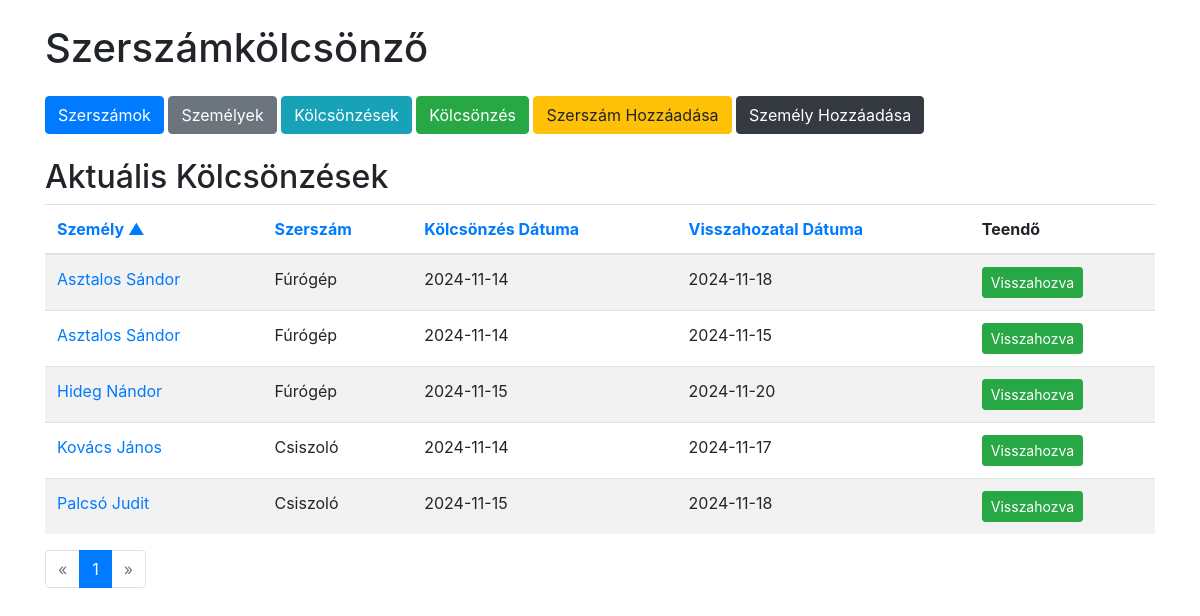
Screenshot of /loans?sort=person_name&order=asc&page=1 with the database file from the repository.
### tables this page shows
CREATE TABLE loans (
            id INTEGER PRIMARY KEY AUTOINCREMENT,
            person_id INTEGER NOT NULL,
            tool_id INTEGER NOT NULL,
            loan_date DATE NOT NULL,
            return_date DATE NOT NULL,
            FOREIGN KEY(person_id) REFERENCES persons(id),
            FOREIGN KEY(tool_id) REFERENCES tools(id)
        );

CREATE TABLE persons (
            id INTEGER PRIMARY KEY AUTOINCREMENT,
            name TEXT NOT NULL,
            address TEXT NOT NULL
        );

CREATE TABLE tools (
            id INTEGER PRIMARY KEY AUTOINCREMENT,
            name TEXT NOT NULL,
            quantity INTEGER NOT NULL
        );

### app.py (the view)
@app.route('/loans')
def loans():
    sort = request.args.get('sort', 'loan_date')
    order = request.args.get('order', 'asc')
    page = int(request.args.get('page', 1))
    per_page = PER_PAGE
    valid_sort_columns = ['person_name', 'tool_name', 'loan_date', 'return_date']
    if sort not in valid_sort_columns:
        sort = 'loan_date'
    if order not in ['asc', 'desc']:
        order = 'asc'
    sort_column_mapping = {
        'person_name': 'persons.name',
        'tool_name': 'tools.name',
        'loan_date': 'loans.loan_date',
        'return_date': 'loans.return_date'
    }
    order_by = f"{sort_column_mapping[sort]} {order.upper()}"
    conn = get_db_connection()
    count_query = '''
        SELECT COUNT(*)
        FROM loans
        JOIN persons ON loans.person_id = persons.id
        JOIN tools ON loans.tool_id = tools.id
    '''
    total = conn.execute(count_query).fetchone()[0]
    total_pages = math.ceil(total / per_page)
    loans_query = f'''
        SELECT loans.id, persons.name AS person_name, tools.name AS tool_name, loans.loan_date, loans.return_date
        FROM loans
        JOIN persons ON loans.person_id = persons.id
        JOIN tools ON loans.tool_id = tools.id
        ORDER BY {order_by}
        LIMIT ? OFFSET ?
    '''
    loans = conn.execute(loans_query, (per_page, (page - 1) * per_page)).fetchall()
    conn.close()
    return render_template('loans.html',
                           loans=loans,
                           current_sort=sort,
                           current_order=order,
                           page=page,
                           total_pages=total_pages)

### app.py (called while the page is built)
def get_db_connection():
    conn = sqlite3.connect(DATABASE)
    conn.row_factory = sqlite3.Row
    return conn

### templates/loans.html (shortened to what this page needs)
{% extends 'base.html' %}
{% block content %}
<h2>Aktuális Kölcsönzések</h2>
<table class="table table-striped">
    <thead>
        <tr>
            <th>
                <a href="{{ url_for('loans', sort='person_name', order='asc' if current_sort != 'person_name' or current_order == 'desc' else 'desc', page=page) }}">
                    Személy
                    {% if current_sort == 'person_name' %}
                        {% if current_order == 'asc' %}
                            &#9650;
                        {% else %}
                            &#9660;
                        {% endif %}
                    {% endif %}
                </a>
            </th>
            <th>
                <a href="{{ url_for('loans', sort='tool_name', order='asc' if current_sort != 'tool_name' or current_order == 'desc' else 'desc', page=page) }}">
                    Szerszám
                </a>
            </th>
            <th>
                <a href="{{ url_for('loans', sort='loan_date', order='asc' if current_sort != 'loan_date' or current_order == 'desc' else 'desc', page=page) }}">
                    Kölcsönzés Dátuma
                </a>
            </th>
            <th>
                <a href="{{ url_for('loans', sort='return_date', order='asc' if current_sort != 'return_date' or current_order == 'desc' else 'desc', page=page) }}">
                    Visszahozatal Dátuma
                </a>
            </th>
            <th>Teendő</th>
        </tr>
    </thead>
    <tbody>
        {% for loan in loans %}
        <tr>
            <td>
                <a href="#" data-toggle="modal" data-target="#personModal" data-id="{{ loan.id }}" class="person-link">{{ loan.person_name }}</a>
            </td>
            <td>{{ loan.tool_name }}</td>
            <td>{{ loan.loan_date }}</td>
            <td>{{ loan.return_date }}</td>
            <td>
                <form action="{{ url_for('return_tool', loan_id=loan.id) }}" method="post">
                    <button type="submit" class="btn btn-sm btn-success">Visszahozva</button>
                </form>
            </td>
        </tr>
        {% endfor %}
    </tbody>
</table>
<nav aria-label="Page navigation">
  <ul class="pagination">
    <li class="page-item {% if page == 1 %}disabled{% endif %}">
      <a class="page-link" href="{{ url_for('loans', sort=current_sort, order=current_order, page=page-1) }}" aria-label="Previous">
        <span aria-hidden="true">&laquo;</span>
      </a>
    </li>
    {% for p in range(1, total_pages + 1) %}
    <li class="page-item {% if p == page %}active{% endif %}">
      <a class="page-link" href="{{ url_for('loans', sort=current_sort, order=current_order, page=p) }}">{{ p }}</a>
    </li>
    {% endfor %}
    <li class="page-item {% if page == total_pages %}disabled{% endif %}">
      <a class="page-link" href="{{ url_for('loans', sort=current_sort, order=current_order, page=page+1) }}" aria-label="Next">
        <span aria-hidden="true">&raquo;</span>
      </a>
    </li>
  </ul>
</nav>
{% endblock %}

### rows the page displays
loans: person_name "Asztalos Sándor", tool_name "Fúrógép", loan_date "2024-11-14", return_date "2024-11-18"
loans: person_name "Asztalos Sándor", tool_name "Fúrógép", loan_date "2024-11-14", return_date "2024-11-15"
loans: person_name "Hideg Nándor", tool_name "Fúrógép", loan_date "2024-11-15", return_date "2024-11-20"
loans: person_name "Kovács János", tool_name "Csiszoló", loan_date "2024-11-14", return_date "2024-11-17"
loans: person_name "Palcsó Judit", tool_name "Csiszoló", loan_date "2024-11-15", return_date "2024-11-18"

### other values shown
{{ p }} "1"
